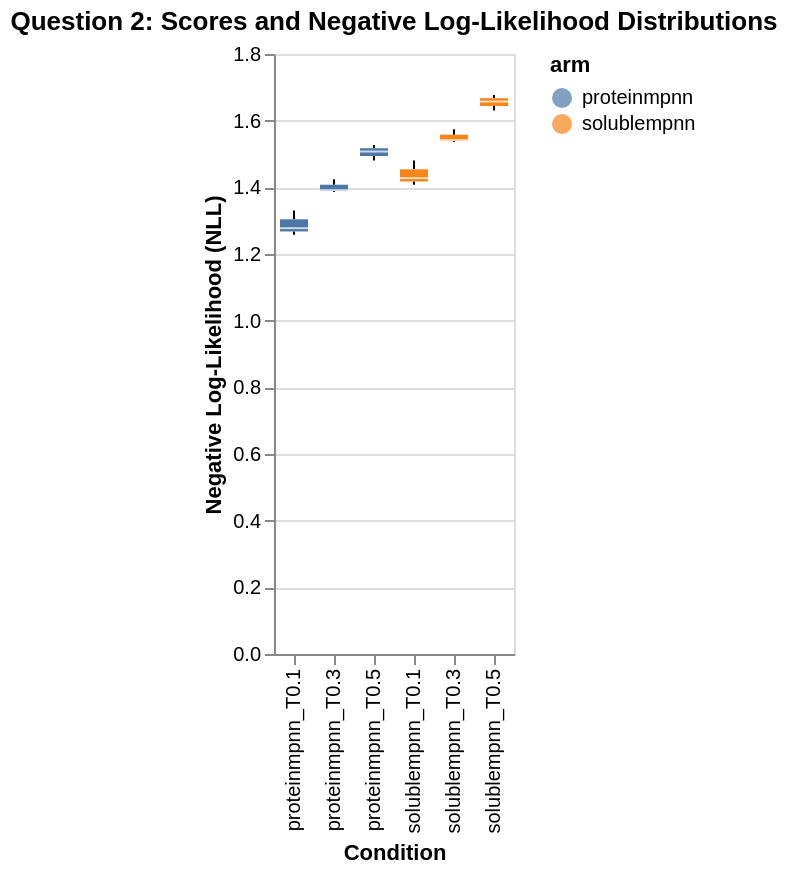

Vega-Lite specification stored for this chart:
### Vega-Lite specification from a JSON file in a GitHub repository (floating-point values rounded to 4 significant figures)
{"$schema": "https://vega.github.io/schema/vega-lite/v5.json", "data": {"values": [{"arm": "proteinmpnn", "condition": "proteinmpnn_T0.1", "manifest_row_hash": "ubq_unit_001_proteinmpnn_t0.1_s1001", "nll": 1.278, "perplexity": 3.588, "seed": 1001}, {"arm": "proteinmpnn", "condition": "proteinmpnn_T0.1", "manifest_row_hash": "ubq_unit_002_proteinmpnn_t0.1_s1002", "nll": 1.258, "perplexity": 3.517, "seed": 1002}, {"arm": "proteinmpnn", "condition": "proteinmpnn_T0.1", "manifest_row_hash": "ubq_unit_003_proteinmpnn_t0.1_s1003", "nll": 1.331, "perplexity": 3.783, "seed": 1003}, {"arm": "proteinmpnn", "condition": "proteinmpnn_T0.3", "manifest_row_hash": "ubq_unit_004_proteinmpnn_t0.3_s1001", "nll": 1.424, "perplexity": 4.155, "seed": 1001}, {"arm": "proteinmpnn", "condition": "proteinmpnn_T0.3", "manifest_row_hash": "ubq_unit_005_proteinmpnn_t0.3_s1002", "nll": 1.391, "perplexity": 4.021, "seed": 1002}, {"arm": "proteinmpnn", "condition": "proteinmpnn_T0.3", "manifest_row_hash": "ubq_unit_006_proteinmpnn_t0.3_s1003", "nll": 1.386, "perplexity": 4.0, "seed": 1003}, {"arm": "proteinmpnn", "condition": "proteinmpnn_T0.5", "manifest_row_hash": "ubq_unit_007_proteinmpnn_t0.5_s1001", "nll": 1.481, "perplexity": 4.395, "seed": 1001}, {"arm": "proteinmpnn", "condition": "proteinmpnn_T0.5", "manifest_row_hash": "ubq_unit_008_proteinmpnn_t0.5_s1002", "nll": 1.507, "perplexity": 4.515, "seed": 1002}, {"arm": "proteinmpnn", "condition": "proteinmpnn_T0.5", "manifest_row_hash": "ubq_unit_009_proteinmpnn_t0.5_s1003", "nll": 1.527, "perplexity": 4.606, "seed": 1003}, {"arm": "solublempnn", "condition": "solublempnn_T0.1", "manifest_row_hash": "ubq_unit_010_solublempnn_t0.1_s1001", "nll": 1.428, "perplexity": 4.169, "seed": 1001}, {"arm": "solublempnn", "condition": "solublempnn_T0.1", "manifest_row_hash": "ubq_unit_011_solublempnn_t0.1_s1002", "nll": 1.408, "perplexity": 4.086, "seed": 1002}, {"arm": "solublempnn", "condition": "solublempnn_T0.1", "manifest_row_hash": "ubq_unit_012_solublempnn_t0.1_s1003", "nll": 1.481, "perplexity": 4.396, "seed": 1003}, {"arm": "solublempnn", "condition": "solublempnn_T0.3", "manifest_row_hash": "ubq_unit_013_solublempnn_t0.3_s1001", "nll": 1.574, "perplexity": 4.827, "seed": 1001}, {"arm": "solublempnn", "condition": "solublempnn_T0.3", "manifest_row_hash": "ubq_unit_014_solublempnn_t0.3_s1002", "nll": 1.541, "perplexity": 4.671, "seed": 1002}, {"arm": "solublempnn", "condition": "solublempnn_T0.3", "manifest_row_hash": "ubq_unit_015_solublempnn_t0.3_s1003", "nll": 1.536, "perplexity": 4.647, "seed": 1003}, {"arm": "solublempnn", "condition": "solublempnn_T0.5", "manifest_row_hash": "ubq_unit_016_solublempnn_t0.5_s1001", "nll": 1.631, "perplexity": 5.106, "seed": 1001}, {"arm": "solublempnn", "condition": "solublempnn_T0.5", "manifest_row_hash": "ubq_unit_017_solublempnn_t0.5_s1002", "nll": 1.657, "perplexity": 5.245, "seed": 1002}, {"arm": "solublempnn", "condition": "solublempnn_T0.5", "manifest_row_hash": "ubq_unit_018_solublempnn_t0.5_s1003", "nll": 1.677, "perplexity": 5.351, "seed": 1003}]}, "description": "Per-sample NLL distributions, Best-of-N curves, and Pareto trade-offs.", "encoding": {"color": {"field": "arm", "type": "nominal"}, "x": {"field": "condition", "title": "Condition", "type": "nominal"}, "y": {"field": "nll", "title": "Negative Log-Likelihood (NLL)", "type": "quantitative"}}, "mark": {"extent": "min-max", "tooltip": true, "type": "boxplot"}, "title": "Question 2: Scores and Negative Log-Likelihood Distributions", "transform": [{"filter": "isValid(datum.nll) && datum.nll != null"}]}
